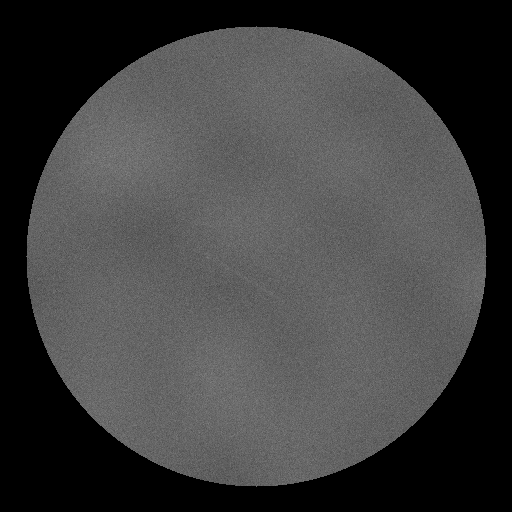
#> input picture samples/ambiguous_1.png, 512 x 512 px
$ python -i features.py   (imports and definitions only)
#> lines starting #> are read from the running program, lines starting #| are printed output that depends on the picture; after the words box and inside, x2 and y2 are one past the last pixel; in counts of white or black regions, pixels touching at a corner belong together
#> further down, picture is the input picture: shape (512, 512); min 0, max 138, mean 63.4
"""Hand-crafted features: noise-normalised difference-of-Gaussians blob statistics."""

from __future__ import annotations

import cv2
import numpy as np

FEATURE_NAMES = (
    "z_max",
    "z_top20_mean",
    "frac_z2",
    "frac_z3",
    "frac_z4",
    "n_comp",
    "largest_area",
    "elongation",
    "extent",
    "long_axis",
    "skew",
)


def extract_features(gray: np.ndarray) -> np.ndarray:
    """Feature vector for one grayscale wafer image (any size, uint8)."""
    if gray.ndim == 3:
        gray = cv2.cvtColor(gray, cv2.COLOR_BGR2GRAY)
    h, w = gray.shape
#> h = 512; w = 512
    f = gray.astype(np.float32)
    dog = cv2.GaussianBlur(f, (0, 0), 1.2) - cv2.GaussianBlur(f, (0, 0), 10.0)
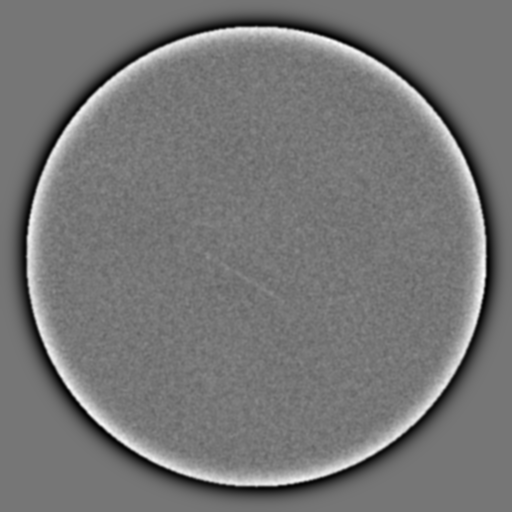
#> dog: shape (512, 512) float32; min -40.55, max 46.76, mean 0; drawn with min black and max white

    disk = np.zeros((h, w), np.uint8)
    cv2.circle(disk, (w // 2, h // 2), int(min(h, w) * 0.45 * 0.92), 1, -1)
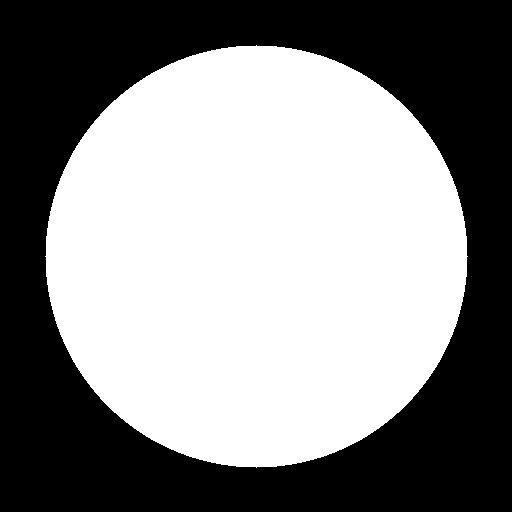
#> disk: shape (512, 512); values 0 (black) and 1 (white), 53.3% white; 1 black region, box (x1, y1, x2, y2) and area: (0, 0, 512, 512) 122335
    inside = dog[disk > 0]
    med = float(np.median(inside))
#> med = 0.102
    sigma = float(1.4826 * np.median(np.abs(inside - med))) + 1e-6
#> sigma = 1.66
    z = np.where(disk > 0, (dog - med) / sigma, 0.0)
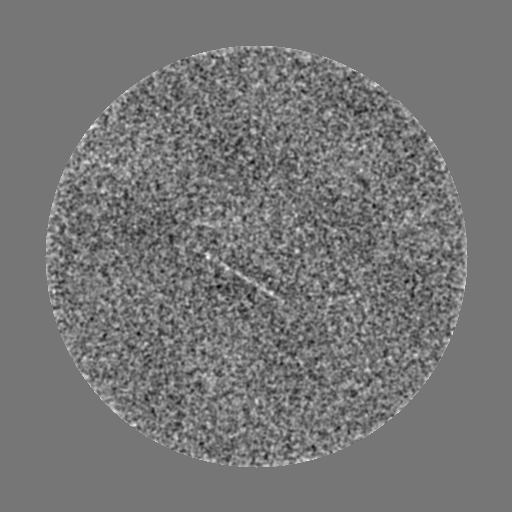
#> z: shape (512, 512) float32; min -4.59, max 5.31, mean 0.00614; drawn with min black and max white
    zin = z[disk > 0]

    top = np.sort(zin)[-20:]
#> top = 20 values from 4.27 to 5.31
    feats = [
        float(zin.max()),
        float(top.mean()),
        float((zin > 2).mean()),
        float((zin > 3).mean()),
        float((zin > 4).mean()),
    ]
#> feats = [5.31, 4.55, 0.0263, 0.0027, 0.00025]

    mask = (z > 3.0).astype(np.uint8)
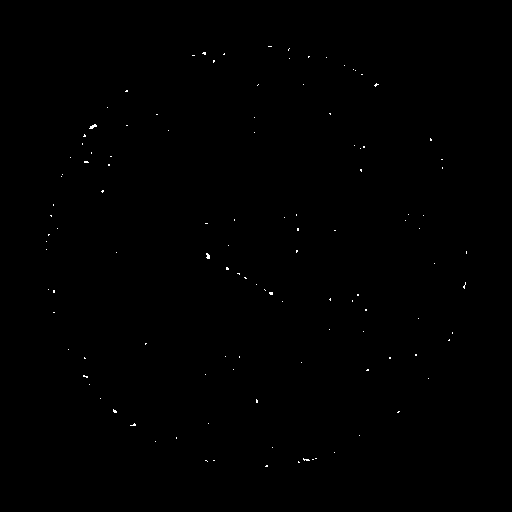
#> mask: shape (512, 512); values 0 (black) and 1 (white), 0.14% white in thin lines or dots, all inside (x1, y1, x2, y2) = (46, 46, 467, 467)
    n, labels, stats, _ = cv2.connectedComponentsWithStats(mask, connectivity=8)
#> labels: shape (512, 512) int32; 117 distinct labels, from 0 to 116
#> n = 117; stats = 117 rows, first 6: [0, 0, 512, 512, 261766], [268, 46, 4, 1, 4], [288, 48, 2, 3, 3], [202, 52, 4, 3, 9], [223, 53, 2, 2, 3], [192, 55, 3, 1, 3]
    areas = stats[1:, cv2.CC_STAT_AREA] if n > 1 else np.array([], dtype=int)
#> areas = 116 values, max 22 at index 21, min 1 at index 6, mean 3.26
    keep = np.flatnonzero(areas >= 3)
#> keep = 49 values from 0 to 115
    if len(keep) == 0:
        feats += [0.0, 0.0, 1.0, 0.0, 0.0]
    else:
        k = int(keep[np.argmax(areas[keep])]) + 1
#> k = 22
        ys, xs = np.nonzero(labels == k)
#> ys = 22 values from 124 to 128; xs = 22 values, max 96 at index 6, min 89 at index 18, mean 92.64
        pts = np.column_stack([xs, ys]).astype(np.float32)
#> pts = 22 rows, first 8: [94, 124], [95, 124], [92, 125], [93, 125], [94, 125], [95, 125], [96, 125], [90, 126]
        (_, _), (rw, rh), _ = cv2.minAreaRect(pts)
#> rw = 7.6; rh = 2.68
        long_side, short_side = max(rw, rh), max(min(rw, rh), 1.0)
#> long_side = 7.6; short_side = 2.68
        feats += [
            float(len(keep)),
            float(areas[k - 1]),
            float(long_side / short_side),
            float(areas[k - 1] / max(rw * rh, 1.0)),
            float(long_side),
        ]
#> feats = [5.31, 4.55, 0.0263, 0.0027, 0.00025, 49, 22, 2.83, 1.08, 7.6]
    centred = zin - zin.mean()
    feats.append(float((centred**3).mean() / (centred.std() ** 3 + 1e-9)))
    return np.asarray(feats, dtype=np.float64)


def extract_batch(images: np.ndarray) -> np.ndarray:
    return np.stack([extract_features(im) for im in images])

>>> import cv2
>>> picture = cv2.imread('../samples/ambiguous_1.png', cv2.IMREAD_GRAYSCALE)
>>> result = extract_features(picture)
#> result = [5.31, 4.55, 0.0263, 0.0027, 0.00025, 49, 22, 2.83, 1.08, 7.6, 0.0862]
